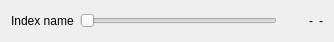
<?xml version="1.0" encoding="UTF-8"?>
<ui version="4.0">
 <class>qMRMLSequenceBrowserSeekWidget</class>
 <widget class="QWidget" name="qMRMLSequenceBrowserSeekWidget">
  <property name="geometry">
   <rect>
    <x>0</x>
    <y>0</y>
    <width>334</width>
    <height>42</height>
   </rect>
  </property>
  <property name="sizePolicy">
   <sizepolicy hsizetype="Preferred" vsizetype="Maximum">
    <horstretch>0</horstretch>
    <verstretch>0</verstretch>
   </sizepolicy>
  </property>
  <property name="windowTitle">
   <string>qMRMLSequenceBrowserSeekWidget</string>
  </property>
  <layout class="QHBoxLayout" name="horizontalLayout">
   <item>
    <widget class="QLabel" name="label_IndexName">
     <property name="text">
      <string>Index name</string>
     </property>
    </widget>
   </item>
   <item>
    <widget class="QSlider" name="slider_IndexValue">
     <property name="orientation">
      <enum>Qt::Horizontal</enum>
     </property>
    </widget>
   </item>
   <item>
    <layout class="QHBoxLayout" name="horizontalLayout_2">
     <property name="leftMargin">
      <number>0</number>
     </property>
     <item>
      <widget class="QLabel" name="label_IndexValue">
       <property name="sizePolicy">
        <sizepolicy hsizetype="Fixed" vsizetype="Preferred">
         <horstretch>0</horstretch>
         <verstretch>0</verstretch>
        </sizepolicy>
       </property>
       <property name="minimumSize">
        <size>
         <width>30</width>
         <height>0</height>
        </size>
       </property>
       <property name="text">
        <string>-</string>
       </property>
       <property name="alignment">
        <set>Qt::AlignRight|Qt::AlignTrailing|Qt::AlignVCenter</set>
       </property>
      </widget>
     </item>
     <item>
      <widget class="QLabel" name="label_IndexUnit">
       <property name="text">
        <string>-</string>
       </property>
      </widget>
     </item>
    </layout>
   </item>
  </layout>
 </widget>
 <resources>
  <include location="../../../Resources/qSlicerSequenceBrowserModule.qrc"/>
 </resources>
 <connections/>
</ui>
